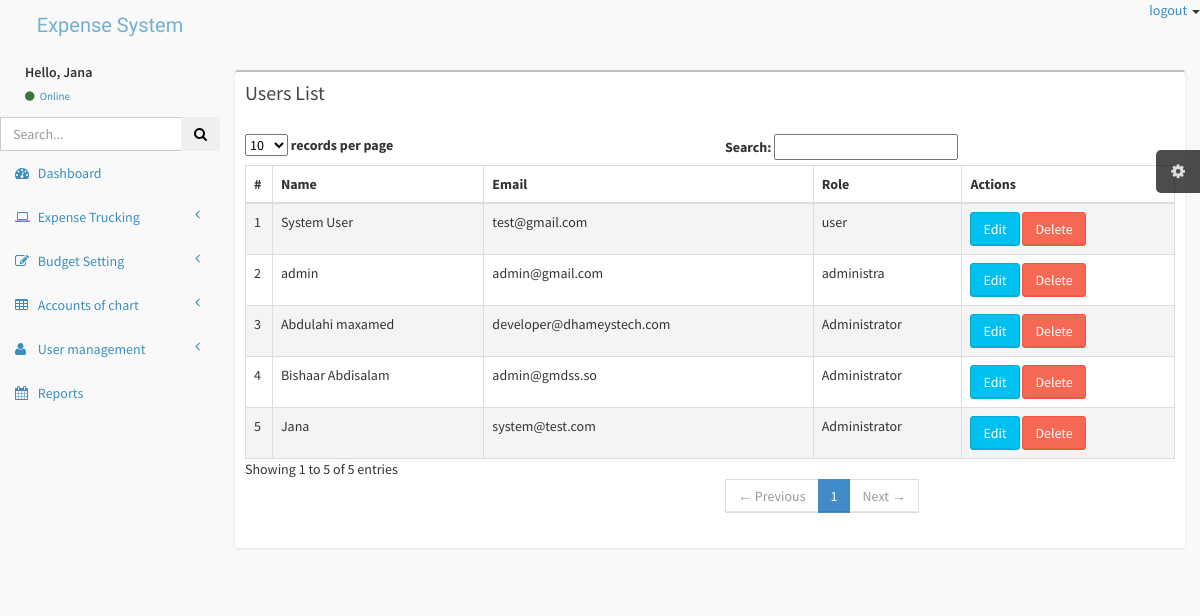
Page /Admin/manageusers.php (signed in) on the earlier database version.
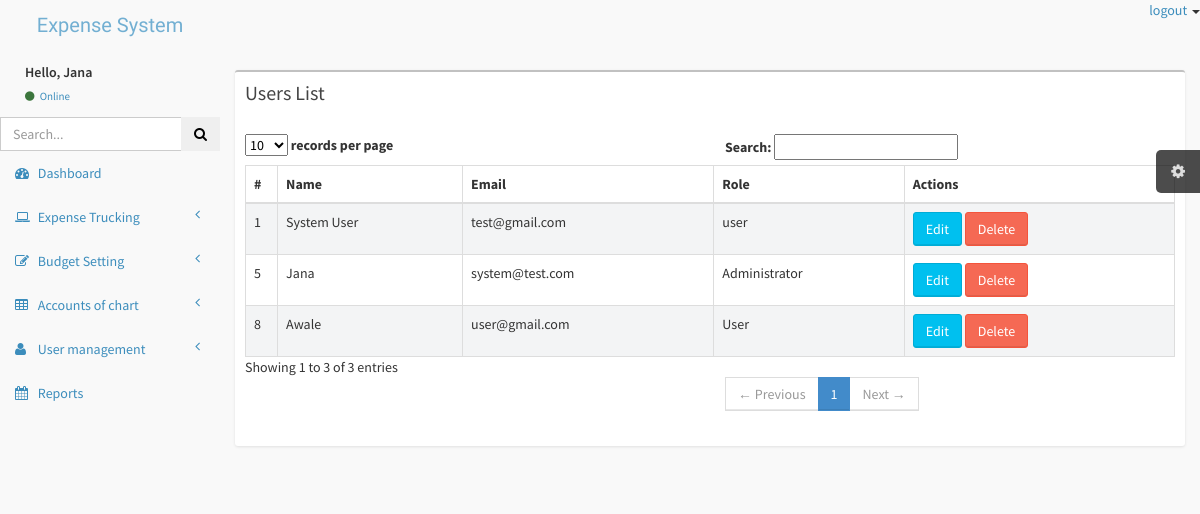
Same page on the later database version.
### tables this page shows
CREATE TABLE `users` (
  `id` int(11) NOT NULL,
  `name` varchar(30) NOT NULL,
  `email` varchar(25) NOT NULL,
  `password` varchar(8) NOT NULL,
  `role` varchar(15) NOT NULL DEFAULT 'user',
  `status` int(11) NOT NULL DEFAULT 0,
  `date` timestamp NOT NULL DEFAULT current_timestamp()
);

### Admin/manageusers.php (the view, shortened to what this page needs)
<!DOCTYPE html>
<html>
<head>
</head>
<body>
    <?php include 'includes/header.php'; ?>
    <div class="wrapper row-offcanvas row-offcanvas-left">
        <?php
        include 'includes/aside.php';
        ?>
        <aside class="right-side">
            <section class="content">
                <div class="row">
                    <div class="col-xs-12">
                        <div class="box">
                            <div class="box-header">
                                <h3 class="box-title">Users List</h3>
                            </div>
                            <div class="box-body table-responsive">
                                <table id="example1" class="table table-bordered table-striped">
                                    <thead>
                                        <tr>
                                            <th>#</th>
                                            <th>Name</th>
                                            <th>Email</th>
                                            <th>Role</th>
                                            <th>Actions</th>
                                        </tr>
                                    <tbody>
                                        <?php
                                        include 'includes/connect.php';
                                        $sql = "SELECT * FROM users";
                                        $r = mysqli_query($conn, $sql);
                                        while ($row = mysqli_fetch_assoc($r)) {
                                        ?>
                                            <tr>
                                                <td><?php echo $row['id']; ?></td>
                                                <td><?php echo $row['name']; ?></td>
                                                <td><?php echo $row['email']; ?></td>
                                                <td><?php echo $row['role']; ?></td>
                                                <td>
                                                    <?php
                                                    $role = $_SESSION['userRole'];
                                                    if ($role == 'user' || $role == 'User') { ?>
                                                        <span>you don't have premission</span>
                                                    <?php  } else {
                                                    ?>
                                                        <a href="editusers.php?uid=<?php echo $row['id']; ?>">
                                                            <button class="btn btn-info">Edit</button>
                                                        </a>
                                                        <a href="backend/users.php?uid=<?php echo $row['id']; ?>" onclick="return confirm('Are you sure?');">
                                                            <button class="btn btn-danger">Delete</button>
                                                        </a>
                                                    <?php
                                                    } ?>
                                                </td>
                                            </tr>
                                        <?php     }
                                        ?>
                                    </tbody>
                                </table>
                            </div>
                        </div>
                    </div>
                </div>
            </section>
        </aside>
    </div>
</body>
</html>

### Admin/includes/header.php (shortened to what this page needs)
<!DOCTYPE html>
<html lang="en">
<head>
    <link href="css/bootstrap.min.css" rel="stylesheet" type="text/css" />
    <link href="css/font-awesome.min.css" rel="stylesheet" type="text/css" />
    <link href="css/ionicons.min.css" rel="stylesheet" type="text/css" />
    <link href="css/morris/morris.css" rel="stylesheet" type="text/css" />
    <link href="css/jvectormap/jquery-jvectormap-1.2.2.css" rel="stylesheet" type="text/css" />
    <link href="css/fullcalendar/fullcalendar.css" rel="stylesheet" type="text/css" />
    <link href="css/daterangepicker/daterangepicker-bs3.css" rel="stylesheet" type="text/css" />
    <link href="css/bootstrap-wysihtml5/bootstrap3-wysihtml5.min.css" rel="stylesheet" type="text/css" />
    <link href="css/AdminLTE.css" rel="stylesheet" type="text/css" />
</head>
<header class="header">
    <a href="index.html" class="logo">
        Expense System
    </a>
    <nav class="navbar navbar-static-top" role="navigation">
        <a href="#" class="navbar-btn sidebar-toggle" data-toggle="offcanvas" role="button">
            <span class="icon-bar"></span>
            <span class="icon-bar"></span>
            <span class="icon-bar"></span>
        </a>
        <div class="navbar-right">
            <ul class="nav navbar-nav">
                <li class="dropdown user user-menu">
                    <span><a href="includes/logout.php">logout</a> <i class="caret"></i></span>
                </li>
            </ul>
        </div>
    </nav>
</header>

### Admin/includes/aside.php (shortened to what this page needs)
<aside class="left-side sidebar-offcanvas">
    <section class="sidebar">
        <div class="user-panel">
            <div class="pull-left info">
                <p>Hello, <?php echo $_SESSION['userID']; ?> </p>
                <a href="#"><i class="fa fa-circle text-success"></i> Online</a>
            </div>
        </div>
        <form action="#" method="get" class="sidebar-form">
            <div class="input-group">
                <input type="text" name="q" class="form-control" placeholder="Search..." />
                <span class="input-group-btn">
                    <button type='submit' name='seach' id='search-btn' class="btn btn-flat"><i class="fa fa-search"></i></button>
                </span>
            </div>
        </form>
        <ul class="sidebar-menu">
            <li class="active">
                <a href="index.php">
                    <i class="fa fa-dashboard"></i> <span>Dashboard</span>
                </a>
            </li>
            <li class="treeview">
                <a href="#">
                    <i class="fa fa-laptop"></i>
                    <span>Expense Trucking</span>
                    <i class="fa fa-angle-left pull-right"></i>
                </a>
            </li>
            <li class="treeview">
                <a href="#">
                    <i class="fa fa-edit"></i> <span>Budget Setting</span>
                    <i class="fa fa-angle-left pull-right"></i>
                </a>
            </li>
            <li class="treeview">
                <a href="#">
                    <i class="fa fa-table"></i> <span>Accounts of chart</span>
                    <i class="fa fa-angle-left pull-right"></i>
                </a>
            </li>
            <li class="treeview">
                <a href="#">
                    <i class="fa fa-user"></i> <span>User management</span>
                    <i class="fa fa-angle-left pull-right"></i>
                </a>
            </li>
            <li>
                <a href="pages/calendar.html">
                    <i class="fa fa-calendar"></i> <span>Reports</span>
                </a>
            </li>
        </ul>
    </section>
</aside>

Differences in the rows shown:
removed users: id "2", name "admin", email "admin@gmail.com", role "administra"
removed users: id "3", name "Abdulahi maxamed", email "developer@dhameystech.com", role "Administrator"
removed users: id "4", name "Bishaar Abdisalam", email "admin@gmdss.so", role "Administrator"
added users: id "8", name "Awale", email "user@gmail.com", role "User"
Other differences:
text written by a page script: "records per page Search: Showing 1 to 5 of 5 entries ← Previous 1 Next →" → "records per page Search: Showing 1 to 3 of 3 entries ← Previous 1 Next →"
